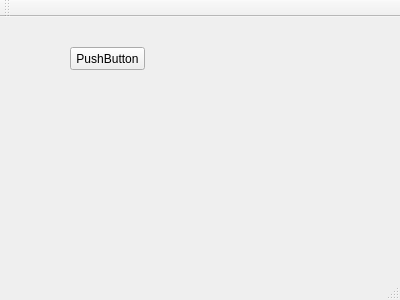
<?xml version="1.0" encoding="UTF-8"?>
<ui version="4.0">
 <class>MainWindow</class>
 <widget class="QMainWindow" name="MainWindow">
  <property name="geometry">
   <rect>
    <x>0</x>
    <y>0</y>
    <width>400</width>
    <height>300</height>
   </rect>
  </property>
  <property name="windowTitle">
   <string>MainWindow</string>
  </property>
  <widget class="QWidget" name="centralWidget">
   <widget class="QPushButton" name="pushButton">
    <property name="geometry">
     <rect>
      <x>70</x>
      <y>30</y>
      <width>75</width>
      <height>23</height>
     </rect>
    </property>
    <property name="text">
     <string>PushButton</string>
    </property>
   </widget>
  </widget>
  <widget class="QMenuBar" name="menuBar">
   <property name="geometry">
    <rect>
     <x>0</x>
     <y>0</y>
     <width>400</width>
     <height>21</height>
    </rect>
   </property>
  </widget>
  <widget class="QToolBar" name="mainToolBar">
   <attribute name="toolBarArea">
    <enum>TopToolBarArea</enum>
   </attribute>
   <attribute name="toolBarBreak">
    <bool>false</bool>
   </attribute>
  </widget>
  <widget class="QStatusBar" name="statusBar"/>
 </widget>
 <layoutdefault spacing="6" margin="11"/>
 <resources/>
 <connections/>
</ui>
